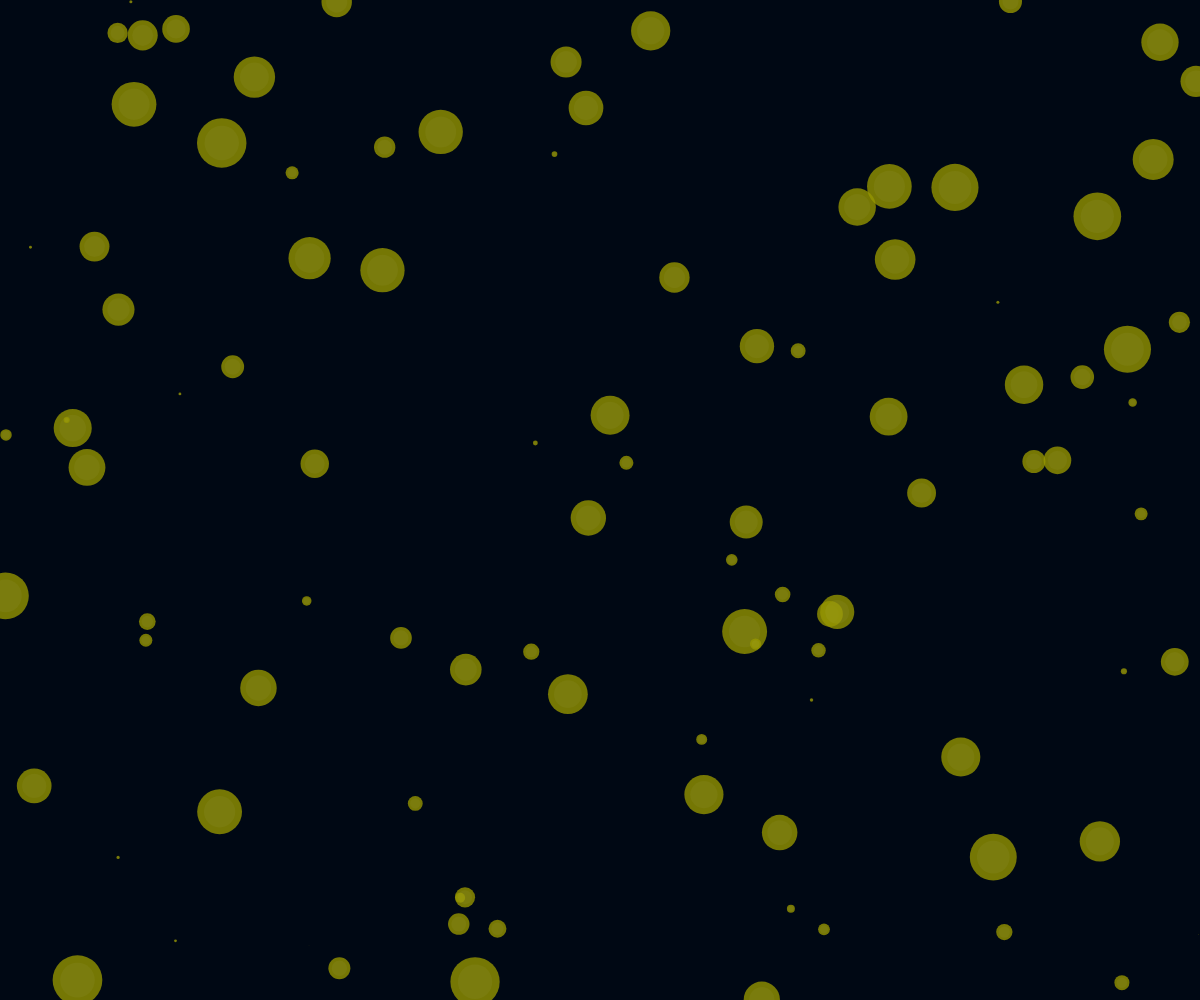
Frame 1 (no input)
Frame 60 (no input): identical to frame 1, image omitted
Frame 120 (the mouse pressed at the canvas centre since frame 60): identical to frame 1, image omitted

The p5.js sketch that drew this single still picture (run headless with seeded random() and noise() and a simulated clock; from frame 60 on, the mouse is pressed at the canvas centre):

// p5.js sketch
// ── sketch.js
let bubbles = [];

function setup() {
  createCanvas(windowWidth, windowHeight);
  noStroke();
  let numBubbles = 100; 

  let i = 0;
  while (i < numBubbles) {
    let x = random(width);
    let y = random(height);
    let size = random(50); // Random size bubbles
    bubbles.push({ x, y, size });
    i++;
    
  }
}

function draw() {
  background(0,8,20); // Warna Background
  for (let bubble of bubbles) {
    drawBubble(bubble.x, bubble.y, bubble.size);
  }
}

function drawBubble(x, y, size) {
  fill(150,150,0,200);
  ellipse(x, y, size, size);
  fill(255,255,255,10);
  ellipse(x, y, size * 0.7, size * 0.7);
}



function windowResized() {
  resizeCanvas(windowWidth, windowHeight);
}
